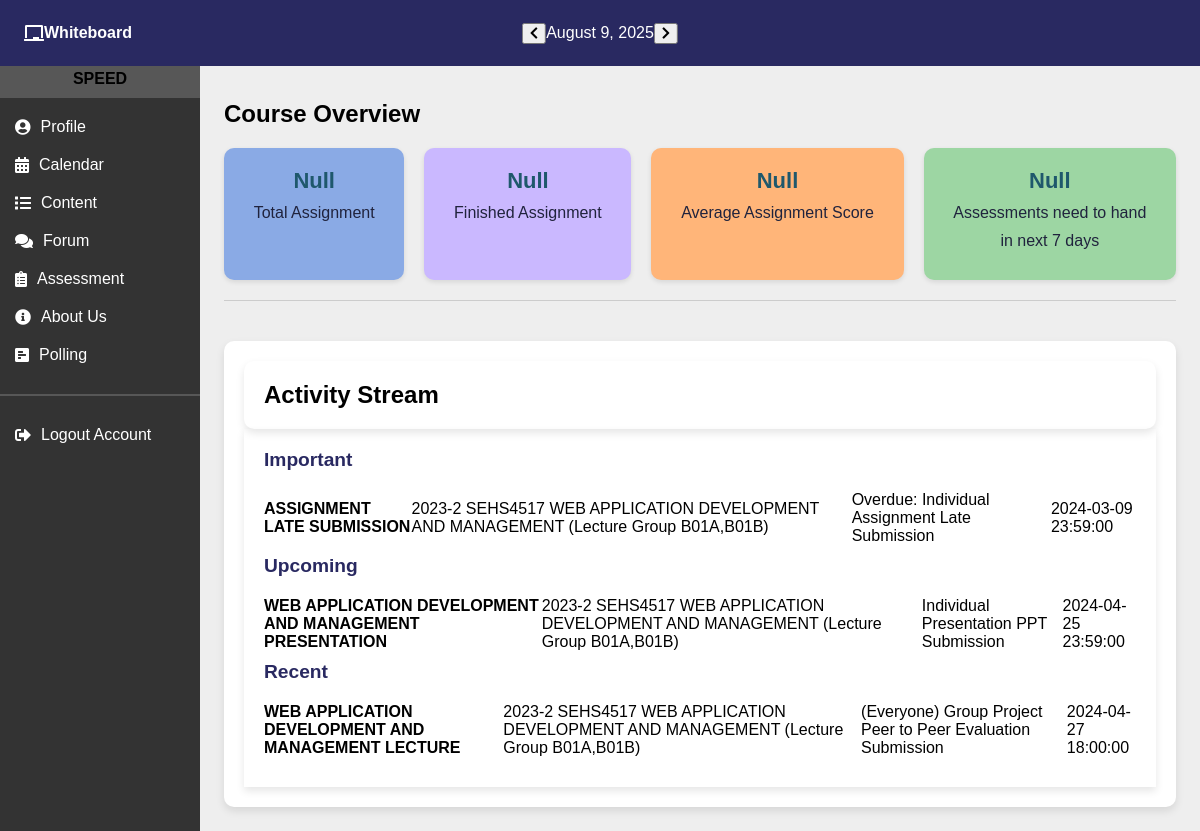
The app's page /mainpage11.php with its own data.
### tables this page shows
CREATE TABLE `activities` (
  `id` int(11) NOT NULL,
  `type` enum('important','upcoming','recent') NOT NULL,
  `title` varchar(255) NOT NULL,
  `course` varchar(255) DEFAULT NULL,
  `description` text DEFAULT NULL,
  `due_date` datetime NOT NULL,
  `created_at` timestamp NOT NULL DEFAULT current_timestamp()
);

### mainpage11.php (the view, shortened to what this page needs)
<!DOCTYPE html>
<html lang="en">
<head>
<link rel="stylesheet" href="main.css">
<link rel="stylesheet" href="https://cdnjs.cloudflare.com/ajax/libs/font-awesome/5.15.3/css/all.min.css">
</head>
<body>
	<?php include 'top-nav.php'; ?>
	<?php include 'left-nav.php'; ?>
<div class="main-content">
 	<h2>Course Overview</h2>
  <div class="overview-container">
    <div class="overview-item blue-bg">
	<?php
	if($_SESSION['identity'] == "Student"){
		include 'db1.php';
		$sql = "SELECT COUNT(*) AS total_assessments FROM files WHERE file_type = 'assessment';";
		$stmt = $pdo->prepare($sql);
		$stmt->execute();
		$result = $stmt->fetch(PDO::FETCH_ASSOC);
		$total_assessments = $result['total_assessments'];
	?>
		<h3><?php echo $total_assessments; ?></h3><?php
		}
		else{
			?>
			<h3><?php echo "Null" ?></h3><?php
		} ?>
		<p>Total Assignment</p>
	</div>
    <div class="overview-item purple-bg">
    <?php
	if($_SESSION['identity'] == "Student"){
		include 'db1.php';
		$student_id = $_SESSION['id'];
		$sql = "SELECT COUNT(*) AS submitted_submissions FROM submissions WHERE student_id = :student_id AND submitted_at IS NOT NULL";
		$stmt = $pdo->prepare($sql);
		$stmt->bindParam(':student_id', $student_id);
		$stmt->execute();
		$result = $stmt->fetch(PDO::FETCH_ASSOC);
		$assessment_handed_in = $result['submitted_submissions'];
	?>
		<h3><?php echo $assessment_handed_in; ?></h3><?php
		}
		else{
			?>
			<h3><?php echo "Null" ?></h3><?php
		} ?>
		<p>Finished Assignment</p>
    </div>
    <div class="overview-item orange-bg">
	<?php
	if($_SESSION['identity'] == "Student"){
		include 'db1.php';
		$student_id = $_SESSION['id'];
		$sql = "SELECT AVG(mark) AS average_mark FROM submissions WHERE student_id = :student_id AND submitted_at IS NOT NULL";
		$stmt = $pdo->prepare($sql);
		$stmt->bindParam(':student_id', $student_id);
		$stmt->execute();
		$result = $stmt->fetch(PDO::FETCH_ASSOC);
		$avg_mark = $result['average_mark'];
	?>
		<h3><?php echo $avg_mark; ?></h3><?php
		}
		else{
			?>
			<h3><?php echo "Null" ?></h3><?php
		} ?>
		<p>Average Assignment Score</p>
    </div>
    <div class="overview-item green-bg">
	<?php
	if($_SESSION['identity'] == "Student"){
		include 'db1.php';
		$sql = "SELECT (SELECT COUNT(*) FROM files WHERE file_type = 'assessment' AND deadline BETWEEN NOW() AND DATE_ADD(NOW(), INTERVAL 7 DAY))
		AS upcoming_assessments,
		(SELECT COUNT(*) FROM submissions WHERE student_id = :student_id AND submitted_at IS NOT NULL
		AND (SELECT deadline FROM files WHERE id = submissions.assessment_id) BETWEEN NOW() AND DATE_ADD(NOW(), INTERVAL 7 DAY))
		AS submitted_assessments_in_7_days;";
		$stmt = $pdo->prepare($sql);
		$stmt->bindParam(':student_id', $student_id);
		$stmt->execute();
		$result = $stmt->fetch(PDO::FETCH_ASSOC);
		$next_hand_in = $result['upcoming_assessments'] - $result['submitted_assessments_in_7_days'];
	?>
		<h3><?php echo $next_hand_in; ?></h3><?php
		}
		else{
			?>
			<h3><?php echo "Null" ?></h3><?php
		} ?>
		<p>Assessments need to hand </p><p>in next 7 days</p>
    </div>
  </div>
<?php
include 'db1.php';
$sql = "SELECT type, title, course, description, due_date FROM activities ORDER BY due_date ASC";
$stmt = $pdo->prepare($sql);
$stmt->execute();
$activities = $stmt->fetchAll(PDO::FETCH_GROUP|PDO::FETCH_ASSOC);
?>
  <div class="Activity Stream">
    <div class="Activity">
      <h2>Activity Stream</h2>
    </div>
<div class="activity-section" id="activity-stream">
    <header><h3>Important</h3></header>
    <ul class="activity-list">
        <?php foreach ($activities['important'] as $activity): ?>
            <li class="activity">
                <strong><?= htmlspecialchars($activity['title']) ?></strong>
                <p><?= htmlspecialchars($activity['course']) ?></p>
                <p><?= htmlspecialchars($activity['description']) ?></p>
                <p><?= htmlspecialchars($activity['due_date']) ?></p>
            </li>
        <?php endforeach; ?>
    </ul>
    <header><h3>Upcoming</h3></header>
    <ul class="activity-list">
        <?php foreach ($activities['upcoming'] as $activity): ?>
            <li class="activity">
                <strong><?= htmlspecialchars($activity['title']) ?></strong>
                <p><?= htmlspecialchars($activity['course']) ?></p>
                <p><?= htmlspecialchars($activity['description']) ?></p>
                <p><?= htmlspecialchars($activity['due_date']) ?></p>
            </li>
        <?php endforeach; ?>
    </ul>
    <header><h3>Recent</h3></header>
    <ul class="activity-list">
        <?php foreach ($activities['recent'] as $activity): ?>
            <li class="activity">
                <strong><?= htmlspecialchars($activity['title']) ?></strong>
                <p><?= htmlspecialchars($activity['course']) ?></p>
                <p><?= htmlspecialchars($activity['description']) ?></p>
                <p><?= htmlspecialchars($activity['due_date']) ?></p>
            </li>
        <?php endforeach; ?>
    </ul>
</div>
</div>
</body>
</html>

### main.css (style rules this page uses)
* { box-sizing: border-box; }
body { font-family: 'Arial', sans-serif; margin: 0; padding: 0; }
.main-content { margin-left: 250px; padding: 1em; }
body, h1, h2, h3, p, ul, li, a, div { margin: 0; padding: 0; }
body { font-family: Arial, sans-serif; background-color: #eee; }
.main-content { margin-left: 200px; padding: 1.5rem; padding-top: 100px; display: flex; flex-direction: column; gap: 20px; }
.Activity { background: white; border-radius: 10px; padding: 20px; box-shadow: 0 4px 8px rgba(0,0,0,0.1); }
.overview-container { display: flex; justify-content: space-around; padding-bottom: 20px; border-bottom: 1px solid #ccc; margin-bottom: 20px; }
.overview-item { flex-grow: 1; margin: 0 10px; padding: 20px; background: #f4f4f4; border-radius: 10px; text-align: center; box-shadow: 0 2px 5px rgba(0,0,0,0.1); }
.overview-item h3 { font-size: 22px; color: #1F586C; margin-bottom: 10px; }
.overview-item p { color: #20233D; front-size: 22px; margin-bottom: 10px; }
.overview-item:last-child { margin-right: 0; }
.overview-item:first-child { margin-left: 0; }
.overview-item.blue-bg { background-color: #8AAAE5; }
.overview-item.purple-bg { background-color: #CAB8FF; }
.overview-item.orange-bg { background-color: #FFB579; }
.overview-item.green-bg { background-color: #9DD6A3; }
.activity { display: flex; align-items: center; padding: 10px 0; border-bottom: 1px solid #eee; }
.activity:last-child { border-bottom: none; }
.activity-section { margin-bottom: 20px; padding: 20px; box-shadow: 0 4px 8px rgba(0,0,0,0.1); }
.activity-section:last-child { margin-bottom: 0; }
.activity-section header { margin-bottom: 10px; }
.activity-section header h3 { color: #292961; font-size: 1.2rem; margin-bottom: 5px; }

### mainpage11.php (style rules this page uses)
body, h1, h2, h3, p, ul, li, a, div { margin: 0; padding: 0; }
body { font-family: Arial, sans-serif; background-color: #eee; }
.main-content { margin-left: 200px; padding: 1.5rem; padding-top: 100px; display: flex; flex-direction: column; gap: 20px; }
.Activity { background: white; border-radius: 10px; padding: 20px; box-shadow: 0 4px 8px rgba(0,0,0,0.1); }
.overview-container { display: flex; justify-content: space-around; padding-bottom: 20px; border-bottom: 1px solid #ccc; margin-bottom: 20px; }
.overview-item { flex-grow: 1; margin: 0 10px; padding: 20px; background: #f4f4f4; border-radius: 10px; text-align: center; box-shadow: 0 2px 5px rgba(0,0,0,0.1); }
.overview-item h3 { font-size: 22px; color: #1F586C; margin-bottom: 10px; }
.overview-item p { color: #20233D; front-size: 22px; margin-bottom: 10px; }
.overview-item:last-child { margin-right: 0; }
.overview-item:first-child { margin-left: 0; }
.overview-item.blue-bg { background-color: #8AAAE5; }
.overview-item.purple-bg { background-color: #CAB8FF; }
.overview-item.orange-bg { background-color: #FFB579; }
.overview-item.green-bg { background-color: #9DD6A3; }
.activity { display: flex; align-items: center; padding: 10px 0; border-bottom: 1px solid #eee; }
.activity:last-child { border-bottom: none; }
.activity-section { margin-bottom: 20px; padding: 20px; box-shadow: 0 4px 8px rgba(0,0,0,0.1); }
.activity-section:last-child { margin-bottom: 0; }
.activity-section header { margin-bottom: 10px; }
.activity-section header h3 { color: #292961; font-size: 1.2rem; margin-bottom: 5px; }

### records on screen
activities: title "ASSIGNMENT LATE SUBMISSION", course "2023-2 SEHS4517 WEB APPLICATION DEVELOPMENT AND MANAGEMENT (Lecture Group B01A,B01B)", description "Overdue: Individual Assignment Late Submission", due_date "2024-03-09 23:59:00"
activities: title "WEB APPLICATION DEVELOPMENT AND MANAGEMENT PRESENTATION", course "2023-2 SEHS4517 WEB APPLICATION DEVELOPMENT AND MANAGEMENT (Lecture Group B01A,B01B)", description "Individual Presentation PPT Submission", due_date "2024-04-25 23:59:00"
activities: title "WEB APPLICATION DEVELOPMENT AND MANAGEMENT LECTURE", course "2023-2 SEHS4517 WEB APPLICATION DEVELOPMENT AND MANAGEMENT (Lecture Group B01A,B01B)", description "(Everyone) Group Project Peer to Peer Evaluation Submission", due_date "2024-04-27 18:00:00"
